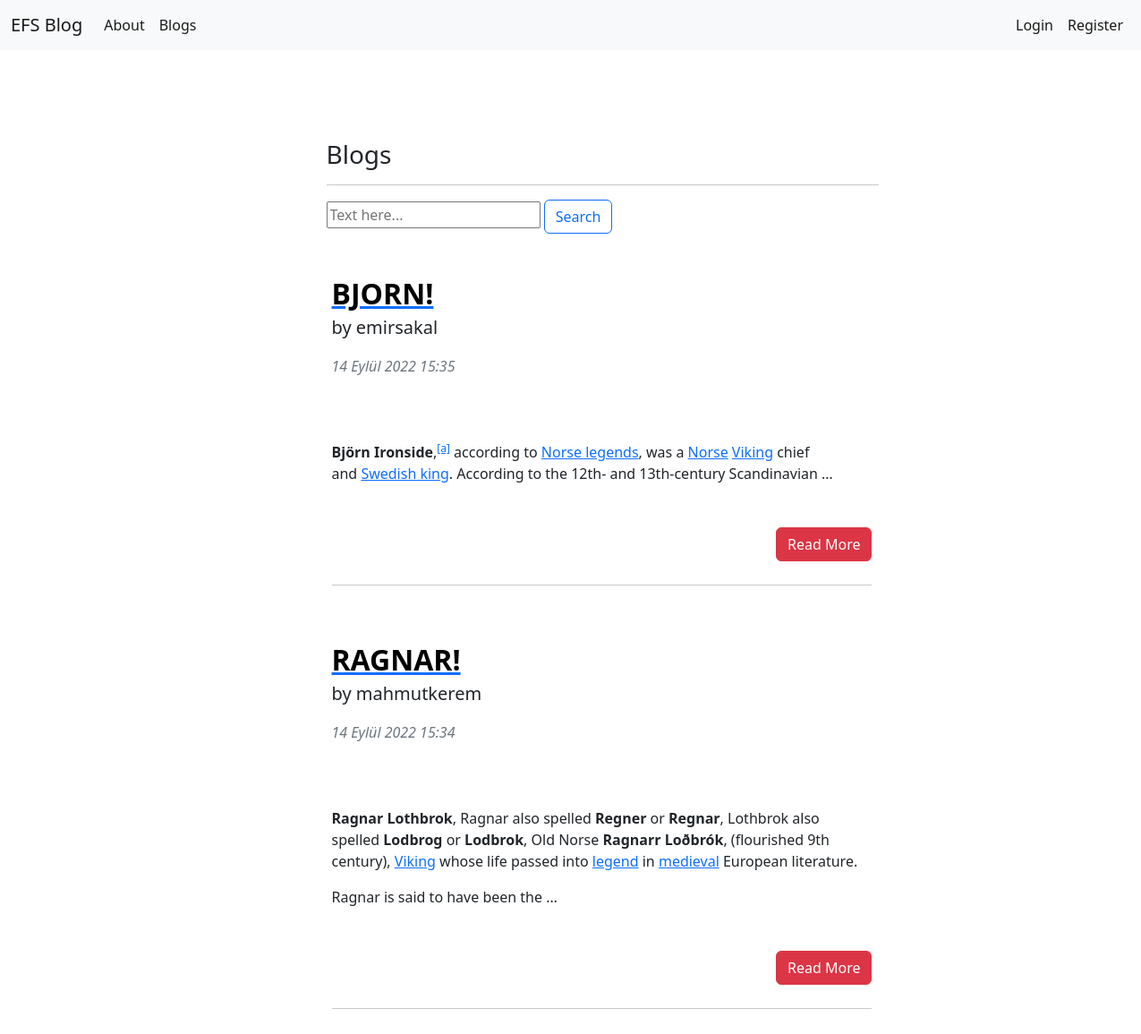
/blogs/, run on an earlier commit of the app's database.
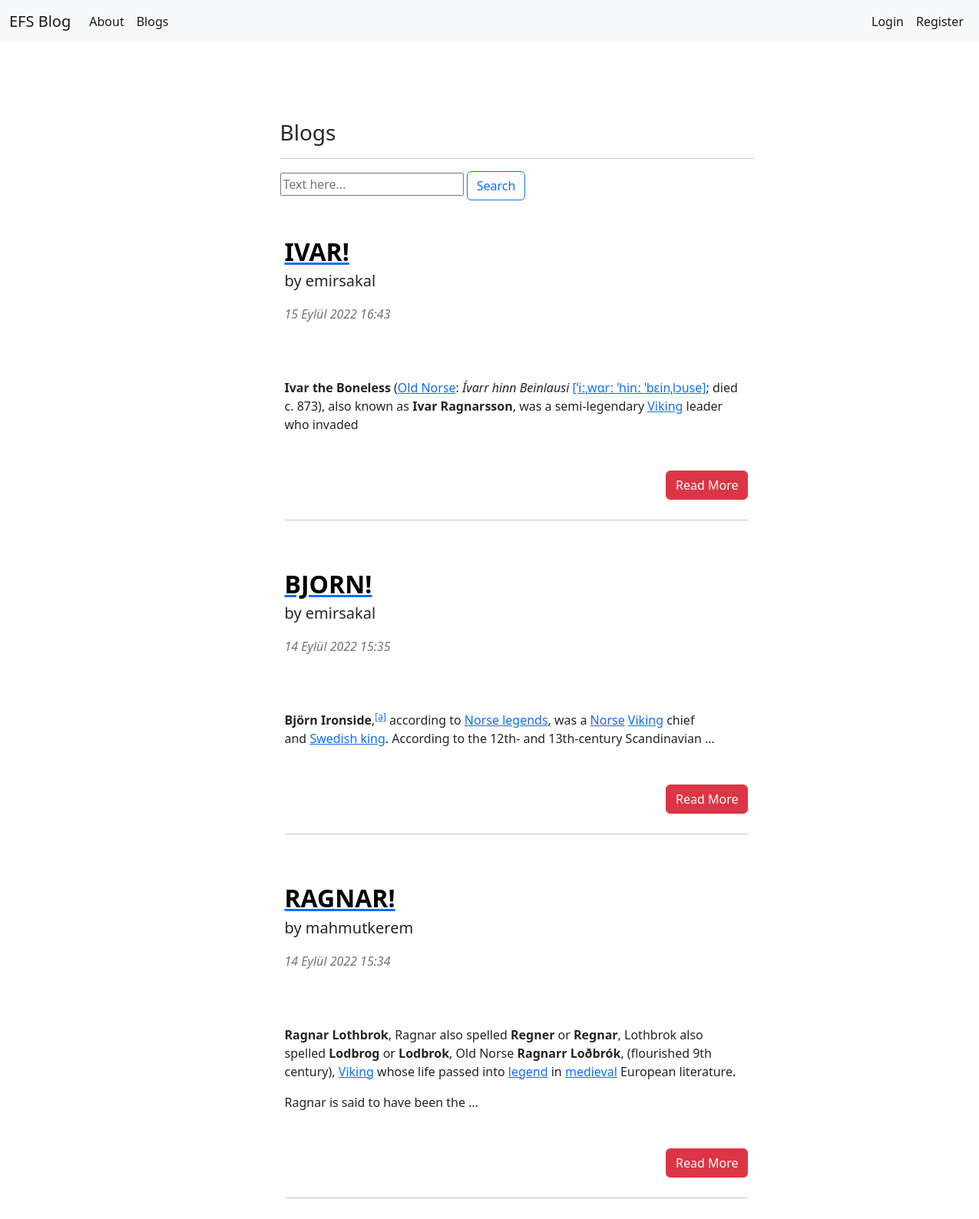
And on a later commit of the database.
### article/models.py (models this page shows, shortened)
class Article(models.Model):
    author = models.ForeignKey("auth.User", on_delete = models.CASCADE,verbose_name= "Author ")
    title = models.CharField(max_length = 50, verbose_name= "Title ")
    content = RichTextField()
    created_date = models.DateTimeField(auto_now_add=True, verbose_name= "Created Date")
    article_image = models.FileField(blank = True,null = True,verbose_name="Image")
    class Meta:
        ordering = ['-created_date']

### article/views.py (the view)
# urls.py: path('',views.articles,name = "articles"),
def articles(request):
    keyword = request.GET.get("keyword")
    if keyword:
        articles = Article.objects.filter(title__contains = keyword)
        return render(request,"blogs.html",{"articles":articles})
    articles = Article.objects.all()
    return render(request,"blogs.html",{"articles":articles})

### templates/blogs.html (shortened to what this page needs)
{% extends 'layout.html' %}
{% block body %}
<div class = "row">
    <div class="col-md-10 offset-md-3">
        <div class="col-lg-8">
            <h3>Blogs</h3>
            <hr>
        </div>
    </div>
</div>
<div class ="row">
    <div class="col-md-10 offset-md-3">
        <div class="col-lg-8">
            <form>
                <input type="text" name ="keyword" class="input-sm" maxlength ="64" placeholder="Text here..."/>
                <button type="submit" class="btn btn-outline-primary">Search</button>
            </form>
        </div>
    </div>
</div>
{% if articles %}
    {% for article in articles %}
        <div class="container mt-5">
            <div class="row">
                <div class="col-md-10 offset-md-3">
                    <div class="col-lg-8">
                        <article>
                            <header class="mb-4">
                                <a href="{% url 'article:detail' article.id %}"><h2 class="fw-bolder mb-1" style = "color : black;">{{article.title}}</h2></a>
                                <p class ="lead">
                                    by {{article.author.username}}
                                </p>
                                <div class="text-muted fst-italic mb-2">{{article.created_date}}</div>
                            </header>
                            <section class="mb-5">
                                <p class="fs-5 mb-4">
                                    {{article.content|safe|truncatewords:30}}
                                </p>
                            </section>
                        </article>
                        <a style ="float : right;" href="{% url 'article:detail' article.id %}" class ="btn btn-danger">Read More</a>
                        <br>
                        <br>
                        <hr>
                    </div>
                </div>
            </div>
        </div>
    {% endfor %}
{% endif %}
{% endblock body %}

### templates/layout.html (shortened to what this page needs)
<!DOCTYPE html>
{% load static %}
<html lang="en">
<head>
    <link rel="stylesheet" href="{% static 'css/bootstrap.min.css' %}">
</head>
<body>
    {% include "includes/navbar.html" %}
    <div style = "margin-top : 100px; margin-bottom:50px" class = "container">
        {% block body %}
        {% endblock body %}
    </div>
</body>
</html>

### templates/includes/navbar.html (shortened to what this page needs)
<nav class="navbar navbar-expand-lg bg-light">
    <div class="container-fluid">
      <a class="navbar-brand" href="{% url 'index' %}">EFS Blog</a>
      <div class="collapse navbar-collapse" id="navbarNav">
        <ul class="navbar-nav me-auto">
          <li class="nav-item">
            <a class="nav-link active" aria-current="page" href="{% url 'about' %}">About</a>
          </li>
          <li class="nav-item">
            <a class="nav-link active" aria-current="page" href="{% url 'article:articles' %}">Blogs</a>
          </li>
        </ul>
        <ul class="navbar-nav ms-auto">
          {% if request.user.is_authenticated %}
            <li class="nav-item">
              <a class="nav-link active" aria-current="page" href="{% url 'article:dashboard' %}">Dashboard</a>
            </li>
            <li class="nav-item">
              <a class="nav-link active" aria-current="page" href="{% url 'user:logout' %}">Logout</a>
            </li>
          {% else %}
            <li class="nav-item">
              <a class="nav-link active" aria-current="page" href="{% url 'user:login' %}">Login</a>
            </li>
            <li class="nav-item">
              <a class="nav-link active" aria-current="page" href="{% url 'user:register' %}">Register</a>
            </li>
          {% endif %}
        </ul>
      </div>
    </div>
  </nav>

What changed in the data, as far as the page shows it:
added Article: title "IVAR!", author.username "emirsakal", created_date "15 Eylül 2022 16:43", content "Ivar the Boneless ( Old Norse : Ívarr hinn Beinlausi [ˈiːˌwɑrː ˈhinː ˈbɛinˌlɔuse] ; died c. 873), also known as Ivar Ragnarsson , was a semi-legendary Viking leader who invaded"
